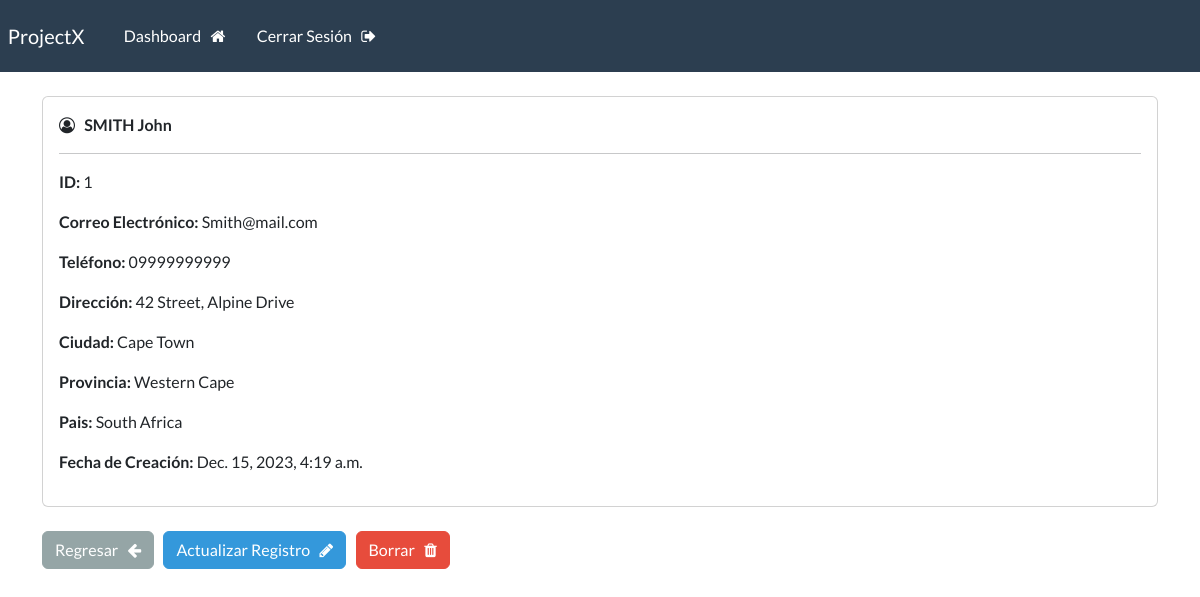
The page /record/1 (signed in) on the database its author committed.
### webapp/models.py (models this page shows, shortened)
class Record(models.Model):
    creation_date = models.DateTimeField(auto_now_add=True)
    first_name = models.CharField(max_length=100)
    last_name = models.CharField(max_length=100)
    email = models.CharField(max_length=255)
    phone = models.CharField(max_length=20)
    address = models.CharField(max_length=300)
    city = models.CharField(max_length=255)
    province = models.CharField(max_length=200)
    country = models.CharField(max_length=125)

### webapp/views.py (the view)
# urls.py: path('record/<int:pk>', views.singular_record, name="record"),
@login_required(login_url='my-login')
def singular_record(request, pk):
    all_records = Record.objects.get(id=pk)
    context = {'record':all_records}
    return render(request, 'webapp/view-record.html', context=context)

### webapp/templates/webapp/view-record.html (shortened to what this page needs)
{% extends 'webapp/base.html' %}
{% block content %}
    <div class="card">
        <div class="card-body">
            <i class="fa fa-user-circle-o" aria-hidden="true"></i> &nbsp;
            <strong>
                {{record.last_name|upper}}
                {{record.first_name}}
            </strong>
            <hr>
            <p> <strong> ID: </strong> {{record.id}} </p>
            <p> <strong> Correo Electrónico: </strong> {{record.email}} </p>
            <p> <strong> Teléfono: </strong> {{record.phone}} </p>
            <p> <strong> Dirección: </strong> {{record.address}} </p>
            <p> <strong> Ciudad: </strong> {{record.city}} </p>
            <p> <strong> Provincia: </strong> {{record.province}} </p>
            <p> <strong> Pais: </strong> {{record.country}} </p>
            <p> <strong> Fecha de Creación: </strong> {{record.creation_date}} </p>
        </div>
    </div>
    <br>
    <a href="{%url 'dashboard' %}" class="btn btn-secondary"> Regresar &nbsp; <i class="fa fa-arrow-left" aria-hidden="true"></i> </a>
    <a href="{%url 'update-record' record.id %}" class="btn btn-info">  Actualizar Registro &nbsp; <i class="fa fa-pencil" aria-hidden="true"></i> </a>
    <a href="{%url 'delete-record' record.id %}" class="btn btn-danger"> Borrar &nbsp; <i class="fa fa-trash" aria-hidden="true"></i> </a>
{% endblock %}

### rows shown on the page
Record: last_name "SMITH", first_name "John", id "1", email "Smith@mail.com", phone "09999999999", address "42 Street, Alpine Drive", city "Cape Town", province "Western Cape", country "South Africa", creation_date "Dec. 15, 2023, 4:19 a.m."
